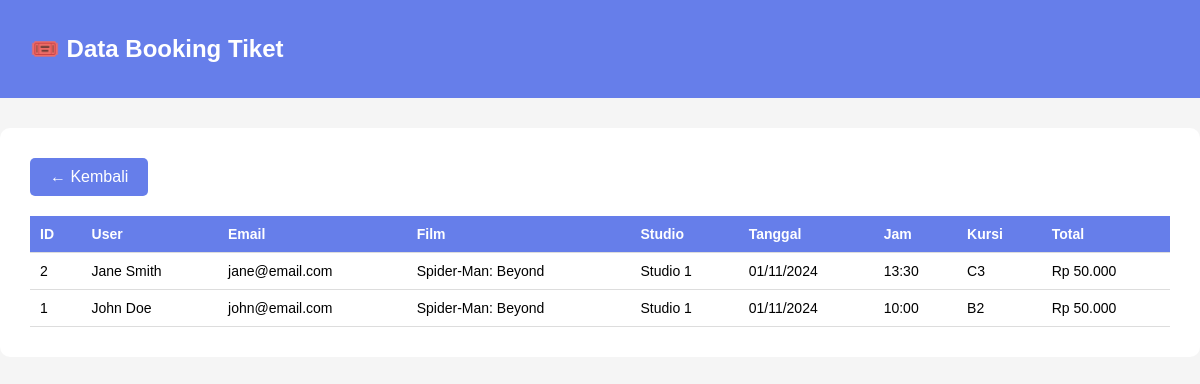
The page /admin/booking_list.php (signed in) on the database its author committed.
### tables this page shows
CREATE TABLE booking (
    id_booking INT PRIMARY KEY AUTO_INCREMENT,
    id_user INT,
    id_jadwal INT,
    id_kursi INT,
    tanggal_pesan DATE,
    jumlah_tiket INT,
    total_harga DECIMAL(10,2),
    FOREIGN KEY (id_user) REFERENCES user(id_user) ON DELETE CASCADE,
    FOREIGN KEY (id_jadwal) REFERENCES jadwal_tayang(id_jadwal) ON DELETE CASCADE,
    FOREIGN KEY (id_kursi) REFERENCES kursi(id_kursi) ON DELETE CASCADE
);

CREATE TABLE user (
    id_user INT PRIMARY KEY AUTO_INCREMENT,
    nama VARCHAR(100) NOT NULL,
    pass VARCHAR(255) NOT NULL,  
    no_telp VARCHAR(20),
    email VARCHAR(100) UNIQUE
);

CREATE TABLE film (
    id_film INT PRIMARY KEY AUTO_INCREMENT,
    poster VARCHAR(255),
    nama VARCHAR(100) NOT NULL,
    deskripsi TEXT,
    genre VARCHAR(50),
    jadwal_tayang VARCHAR(50),
    harga DECIMAL(10,2),
    durasi INT
);

CREATE TABLE studio (
    id_studio INT PRIMARY KEY AUTO_INCREMENT,
    nama_studio VARCHAR(100) NOT NULL,
    kapasitas INT
);

CREATE TABLE jadwal_tayang (
    id_jadwal INT PRIMARY KEY AUTO_INCREMENT,
    id_film INT,
    id_studio INT,
    tanggal_tayang DATE,
    jam_tayang TIME,
    FOREIGN KEY (id_film) REFERENCES film(id_film) ON DELETE CASCADE,
    FOREIGN KEY (id_studio) REFERENCES studio(id_studio) ON DELETE CASCADE
);

CREATE TABLE kursi (
    id_kursi INT PRIMARY KEY AUTO_INCREMENT,
    id_studio INT,
    kode_kursi VARCHAR(10) NOT NULL,
    status ENUM('tersedia', 'terisi') DEFAULT 'tersedia',
    FOREIGN KEY (id_studio) REFERENCES studio(id_studio) ON DELETE CASCADE
);

### admin/booking_list.php (the view, shortened to what this page needs)
<?php
require_once '../config.php';
$sql = "SELECT b.*, u.nama AS nama_user, u.email, f.nama AS nama_film,
        s.nama_studio, jt.tanggal_tayang, jt.jam_tayang, k.kode_kursi
        FROM booking b
        JOIN user u ON b.id_user = u.id_user
        JOIN jadwal_tayang jt ON b.id_jadwal = jt.id_jadwal
        JOIN film f ON jt.id_film = f.id_film
        JOIN studio s ON jt.id_studio = s.id_studio
        JOIN kursi k ON b.id_kursi = k.id_kursi
        ORDER BY b.id_booking DESC";
$stmt = $pdo->query($sql);
$bookings = $stmt->fetchAll(PDO::FETCH_ASSOC);
?>
<!DOCTYPE html>
<html lang="id">
<head>
</head>
<body>
    <div class="navbar">
        <h2>🎟️ Data Booking Tiket</h2>
    </div>
    <div class="container">
        <a href="index.php" class="btn">← Kembali</a>
        <table>
            <thead>
                <tr>
                    <th>ID</th>
                    <th>User</th>
                    <th>Email</th>
                    <th>Film</th>
                    <th>Studio</th>
                    <th>Tanggal</th>
                    <th>Jam</th>
                    <th>Kursi</th>
                    <th>Total</th>
                </tr>
            </thead>
            <tbody>
                <?php foreach($bookings as $b): ?>
                <tr>
                    <td><?= $b['id_booking'] ?></td>
                    <td><?= htmlspecialchars($b['nama_user']) ?></td>
                    <td><?= $b['email'] ?></td>
                    <td><?= htmlspecialchars($b['nama_film']) ?></td>
                    <td><?= $b['nama_studio'] ?></td>
                    <td><?= date('d/m/Y', strtotime($b['tanggal_tayang'])) ?></td>
                    <td><?= date('H:i', strtotime($b['jam_tayang'])) ?></td>
                    <td><?= $b['kode_kursi'] ?></td>
                    <td>Rp <?= number_format($b['total_harga'], 0, ',', '.') ?></td>
                </tr>
                <?php endforeach; ?>
            </tbody>
        </table>
    </div>
</body>
</html>

### admin/booking_list.php (style rules this page uses)
body { font-family: Arial; margin: 0; background: #f5f5f5; }
.navbar { background: #667eea; color: white; padding: 15px 30px; }
.container { max-width: 1400px; margin: 30px auto; background: white; padding: 30px; border-radius: 10px; }
.btn { padding: 10px 20px; background: #667eea; color: white; text-decoration: none; display: inline-block; border-radius: 5px; margin-bottom: 20px; }
table { width: 100%; border-collapse: collapse; font-size: 14px; }
th, td { padding: 10px; text-align: left; border-bottom: 1px solid #ddd; }
th { background: #667eea; color: white; }

### rows shown on the page
booking: id_booking "2", id_user.nama "Jane Smith", id_user.email "jane@email.com", film.nama "Spider-Man: Beyond", studio.nama_studio "Studio 1", id_jadwal.tanggal_tayang "01/11/2024", id_jadwal.jam_tayang "13:30", id_kursi.kode_kursi "C3", total_harga "50.000"
booking: id_booking "1", id_user.nama "John Doe", id_user.email "john@email.com", film.nama "Spider-Man: Beyond", studio.nama_studio "Studio 1", id_jadwal.tanggal_tayang "01/11/2024", id_jadwal.jam_tayang "10:00", id_kursi.kode_kursi "B2", total_harga "50.000"
